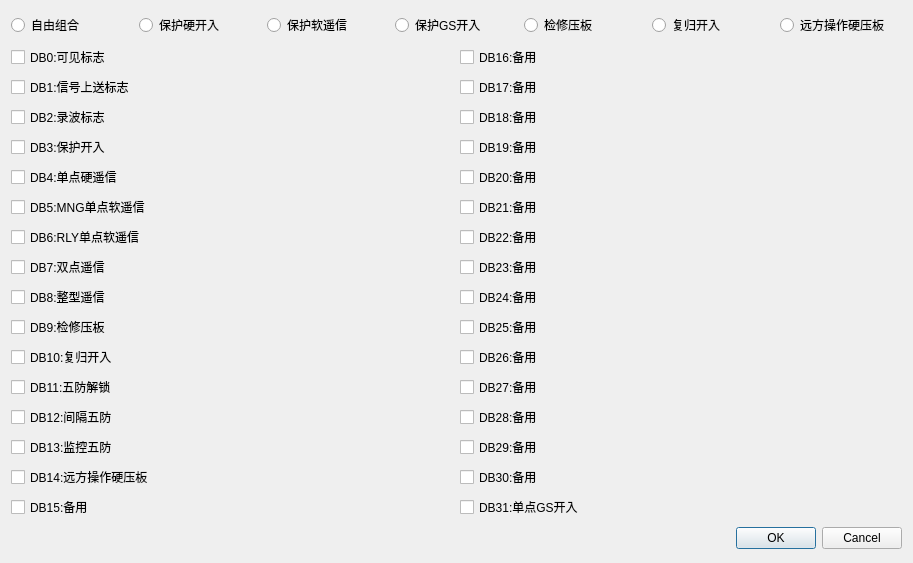
<?xml version="1.0" encoding="UTF-8"?>
<ui version="4.0">
 <class>CBIAttrDialog</class>
 <widget class="QDialog" name="CBIAttrDialog">
  <property name="geometry">
   <rect>
    <x>0</x>
    <y>0</y>
    <width>913</width>
    <height>563</height>
   </rect>
  </property>
  <property name="windowTitle">
   <string>Dialog</string>
  </property>
  <layout class="QVBoxLayout" name="verticalLayout_3">
   <item>
    <layout class="QHBoxLayout" name="horizontalLayout_2">
     <item>
      <widget class="QRadioButton" name="m_pFreeRadioButton">
       <property name="text">
        <string>自由组合</string>
       </property>
      </widget>
     </item>
     <item>
      <widget class="QRadioButton" name="m_pRelyHardRadioButton">
       <property name="text">
        <string>保护硬开入</string>
       </property>
      </widget>
     </item>
     <item>
      <widget class="QRadioButton" name="m_pRlySoftRadioButton">
       <property name="text">
        <string>保护软遥信</string>
       </property>
      </widget>
     </item>
     <item>
      <widget class="QRadioButton" name="m_pRelyGSRadioButton">
       <property name="text">
        <string>保护GS开入</string>
       </property>
      </widget>
     </item>
     <item>
      <widget class="QRadioButton" name="m_pCheckBIradioButton">
       <property name="text">
        <string>检修压板</string>
       </property>
      </widget>
     </item>
     <item>
      <widget class="QRadioButton" name="m_pResetBIradioButton">
       <property name="text">
        <string>复归开入</string>
       </property>
      </widget>
     </item>
     <item>
      <widget class="QRadioButton" name="m_pRemoteOpradioButton">
       <property name="text">
        <string>远方操作硬压板</string>
       </property>
      </widget>
     </item>
    </layout>
   </item>
   <item>
    <layout class="QHBoxLayout" name="horizontalLayout">
     <item>
      <layout class="QVBoxLayout" name="verticalLayout">
       <item>
        <widget class="QCheckBox" name="m_DB0CheckBox">
         <property name="text">
          <string>DB0:可见标志</string>
         </property>
        </widget>
       </item>
       <item>
        <widget class="QCheckBox" name="m_DB1CheckBox">
         <property name="text">
          <string>DB1:信号上送标志</string>
         </property>
        </widget>
       </item>
       <item>
        <widget class="QCheckBox" name="m_DB2CheckBox">
         <property name="text">
          <string>DB2:录波标志</string>
         </property>
        </widget>
       </item>
       <item>
        <widget class="QCheckBox" name="m_DB3CheckBox">
         <property name="text">
          <string>DB3:保护开入</string>
         </property>
        </widget>
       </item>
       <item>
        <widget class="QCheckBox" name="m_DB4CheckBox">
         <property name="text">
          <string>DB4:单点硬遥信</string>
         </property>
        </widget>
       </item>
       <item>
        <widget class="QCheckBox" name="m_DB5CheckBox">
         <property name="text">
          <string>DB5:MNG单点软遥信</string>
         </property>
        </widget>
       </item>
       <item>
        <widget class="QCheckBox" name="m_DB6CheckBox">
         <property name="text">
          <string>DB6:RLY单点软遥信</string>
         </property>
        </widget>
       </item>
       <item>
        <widget class="QCheckBox" name="m_DB7CheckBox">
         <property name="text">
          <string>DB7:双点遥信</string>
         </property>
        </widget>
       </item>
       <item>
        <widget class="QCheckBox" name="m_DB8CheckBox">
         <property name="text">
          <string>DB8:整型遥信</string>
         </property>
        </widget>
       </item>
       <item>
        <widget class="QCheckBox" name="m_DB9CheckBox">
         <property name="text">
          <string>DB9:检修压板</string>
         </property>
        </widget>
       </item>
       <item>
        <widget class="QCheckBox" name="m_DB10CheckBox">
         <property name="text">
          <string>DB10:复归开入</string>
         </property>
        </widget>
       </item>
       <item>
        <widget class="QCheckBox" name="m_DB11CheckBox">
         <property name="text">
          <string>DB11:五防解锁</string>
         </property>
        </widget>
       </item>
       <item>
        <widget class="QCheckBox" name="m_DB12CheckBox">
         <property name="text">
          <string>DB12:间隔五防</string>
         </property>
        </widget>
       </item>
       <item>
        <widget class="QCheckBox" name="m_DB13CheckBox">
         <property name="text">
          <string>DB13:监控五防</string>
         </property>
        </widget>
       </item>
       <item>
        <widget class="QCheckBox" name="m_DB14CheckBox">
         <property name="text">
          <string>DB14:远方操作硬压板</string>
         </property>
        </widget>
       </item>
       <item>
        <widget class="QCheckBox" name="m_DB15CheckBox">
         <property name="text">
          <string>DB15:备用</string>
         </property>
        </widget>
       </item>
      </layout>
     </item>
     <item>
      <layout class="QVBoxLayout" name="verticalLayout_2">
       <item>
        <widget class="QCheckBox" name="m_DB16CheckBox">
         <property name="text">
          <string>DB16:备用</string>
         </property>
        </widget>
       </item>
       <item>
        <widget class="QCheckBox" name="m_DB17CheckBox">
         <property name="text">
          <string>DB17:备用</string>
         </property>
        </widget>
       </item>
       <item>
        <widget class="QCheckBox" name="m_DB18CheckBox">
         <property name="text">
          <string>DB18:备用</string>
         </property>
        </widget>
       </item>
       <item>
        <widget class="QCheckBox" name="m_DB19CheckBox">
         <property name="text">
          <string>DB19:备用</string>
         </property>
        </widget>
       </item>
       <item>
        <widget class="QCheckBox" name="m_DB20CheckBox">
         <property name="text">
          <string>DB20:备用</string>
         </property>
        </widget>
       </item>
       <item>
        <widget class="QCheckBox" name="m_DB21CheckBox">
         <property name="text">
          <string>DB21:备用</string>
         </property>
        </widget>
       </item>
       <item>
        <widget class="QCheckBox" name="m_DB22CheckBox">
         <property name="text">
          <string>DB22:备用</string>
         </property>
        </widget>
       </item>
       <item>
        <widget class="QCheckBox" name="m_DB23CheckBox">
         <property name="text">
          <string>DB23:备用</string>
         </property>
        </widget>
       </item>
       <item>
        <widget class="QCheckBox" name="m_DB24CheckBox">
         <property name="text">
          <string>DB24:备用</string>
         </property>
        </widget>
       </item>
       <item>
        <widget class="QCheckBox" name="m_DB25CheckBox">
         <property name="text">
          <string>DB25:备用</string>
         </property>
        </widget>
       </item>
       <item>
        <widget class="QCheckBox" name="m_DB26CheckBox">
         <property name="text">
          <string>DB26:备用</string>
         </property>
        </widget>
       </item>
       <item>
        <widget class="QCheckBox" name="m_DB27CheckBox">
         <property name="text">
          <string>DB27:备用</string>
         </property>
        </widget>
       </item>
       <item>
        <widget class="QCheckBox" name="m_DB28CheckBox">
         <property name="text">
          <string>DB28:备用</string>
         </property>
        </widget>
       </item>
       <item>
        <widget class="QCheckBox" name="m_DB29CheckBox">
         <property name="text">
          <string>DB29:备用</string>
         </property>
        </widget>
       </item>
       <item>
        <widget class="QCheckBox" name="m_DB30CheckBox">
         <property name="text">
          <string>DB30:备用</string>
         </property>
        </widget>
       </item>
       <item>
        <widget class="QCheckBox" name="m_DB31CheckBox">
         <property name="text">
          <string>DB31:单点GS开入</string>
         </property>
        </widget>
       </item>
      </layout>
     </item>
    </layout>
   </item>
   <item>
    <widget class="QDialogButtonBox" name="m_buttonBox">
     <property name="orientation">
      <enum>Qt::Horizontal</enum>
     </property>
     <property name="standardButtons">
      <set>QDialogButtonBox::Cancel|QDialogButtonBox::Ok</set>
     </property>
    </widget>
   </item>
  </layout>
 </widget>
 <resources/>
 <connections>
  <connection>
   <sender>m_buttonBox</sender>
   <signal>accepted()</signal>
   <receiver>CBIAttrDialog</receiver>
   <slot>accept()</slot>
   <hints>
    <hint type="sourcelabel">
     <x>456</x>
     <y>539</y>
    </hint>
    <hint type="destinationlabel">
     <x>456</x>
     <y>281</y>
    </hint>
   </hints>
  </connection>
  <connection>
   <sender>m_buttonBox</sender>
   <signal>rejected()</signal>
   <receiver>CBIAttrDialog</receiver>
   <slot>reject()</slot>
   <hints>
    <hint type="sourcelabel">
     <x>456</x>
     <y>539</y>
    </hint>
    <hint type="destinationlabel">
     <x>456</x>
     <y>281</y>
    </hint>
   </hints>
  </connection>
 </connections>
</ui>
